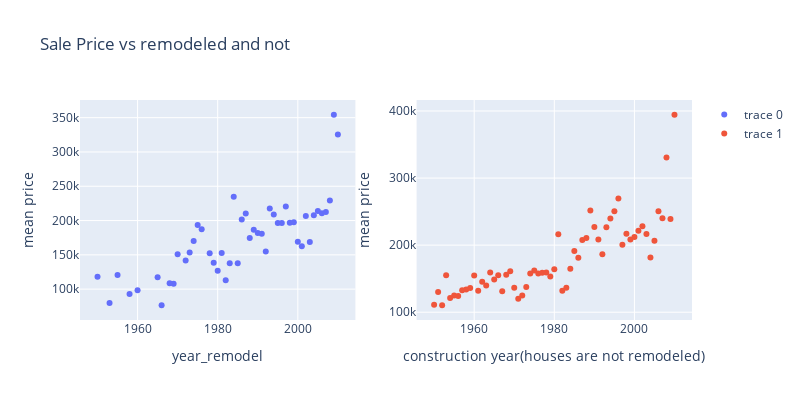

Notebook source saved alongside this figure:
### Markdown cell above
#### both remodel and not remodeled house price plots are look similar
**House Price decreases with house age increases

### Code cell
fig = make_subplots(rows = 1,cols=2)
fig.add_trace(go.Scatter(x=year_remodel, y=price_remodel,mode = 'markers'), row=1, col=1,)
fig.add_trace(go.Scatter(x=year_not, y=price_notre,mode = 'markers'),row=1, col=2)

fig.update_layout(title_text = 'Sale Price vs remodeled and not',height=400, width=800)

fig.update_xaxes(title_text = 'year_remodel',row = 1,col=1)
fig.update_xaxes(title_text = 'construction year(houses are not remodeled)',row = 1,col=2)
fig.update_yaxes(title_text = 'mean price',row = 1,col=1)
fig.update_yaxes(title_text = 'mean price',row = 1,col=2)
